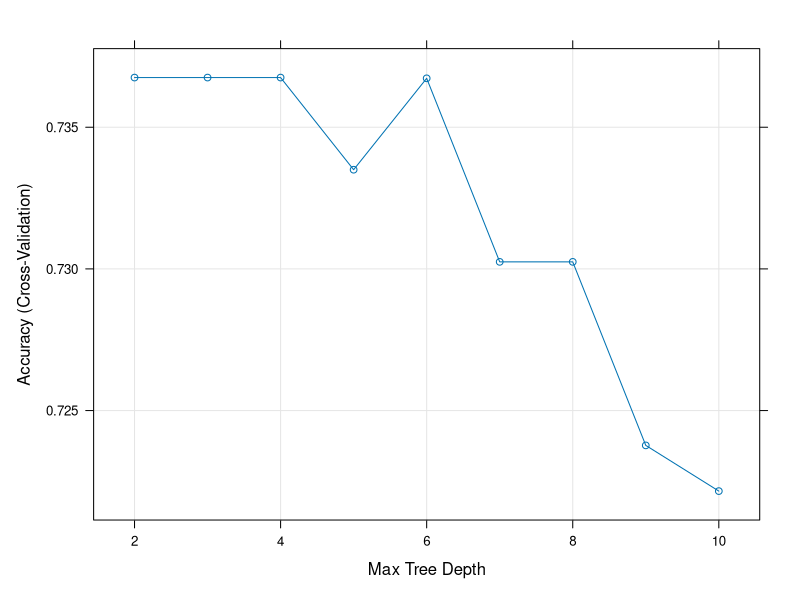

Here is the R script that generated this plot:
## ---- chunk 1
knitr::opts_chunk$set(message = FALSE)
## ---- chunk 2
library(mlbench)
data(PimaIndiansDiabetes)
df <- PimaIndiansDiabetes
## ---- chunk 3
set.seed(2020)
names(df)[9] <- 'target'
library(caret)
splitIndex <- createDataPartition(df$target, p = .80, 
                                  list = FALSE)
df_train <- df[ splitIndex,]
df_test <- df[-splitIndex,]
## ---- chunk 4
tuneGrid = expand.grid(maxdepth = 2:10)
trControl = trainControl(method = "cv",
                         number = 10)
tree_approach2 <- train(target~., data=df_train, 
                                method = "rpart2", 
                                trControl = trControl,
                                tuneGrid = tuneGrid)
plot(tree_approach2)
print(tree_approach2)
## ---- chunk 5
#I would use maxdepth 2 for the decision tree because it provides the highest accuracy with the lowest number of trees. This is the same choice as Caret  in 2. 
## ---- chunk 6
pred <- predict(tree_approach2, df_test)
cm <- confusionMatrix(data = pred, reference = df_test$target, positive = "pos")
cm$overall[1]
